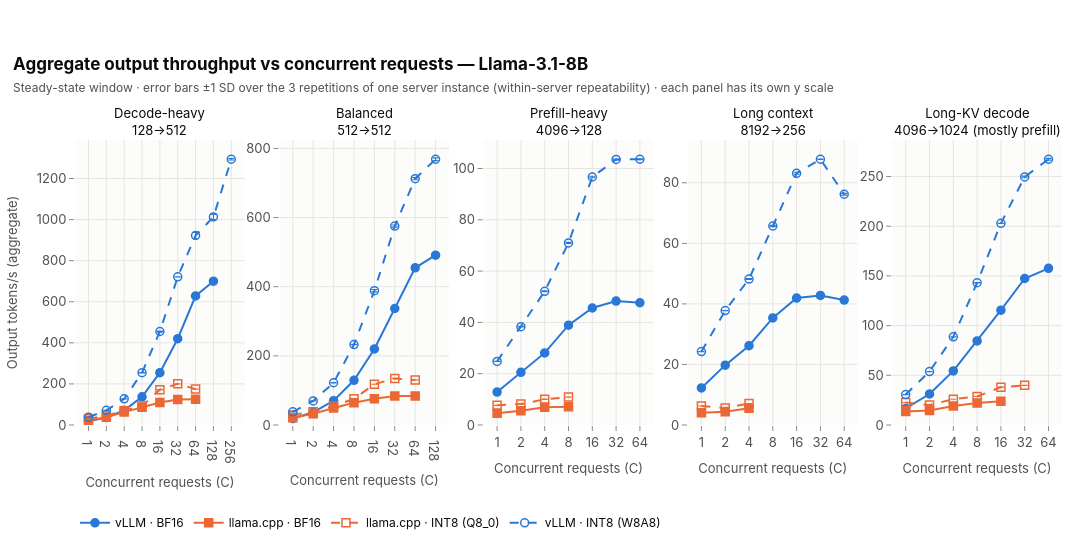

Notebook code cell kept with this figure:
### Markdown cell above
## 1. Aggregate throughput vs concurrency

### Code cell
fig = plots.concurrency_lines(
    primary, plots.Panel("output_tok_s_mean", "Output tokens/s (aggregate)", "tok/s"),
    title=f"Aggregate output throughput vs concurrent requests — {registry.model_label(MODEL)}",
    subtitle="Steady-state window · error bars ±1 SD over the 3 repetitions of one server instance (within-server repeatability) · each panel has its own y scale")
fig.show()
export_figure(fig, "throughput_vs_concurrency", source=NOTEBOOK,
              caption="Aggregate output tokens/s vs concurrent requests per workload (8B); vLLM keeps scaling, llama.cpp flattens early. Error bars: ±1 SD over the 3 repetitions of one server instance.")

### Figure 1 — Plotly figure (JSON) as saved in the notebook; plotly's stock layout.template omitted (floating-point values rounded to 4 significant figures)
{"data": [{"customdata": [[0.0312, 3.0], [0.02429, 3.0], [0.0506, 3.0], [0.03476, 3.0], [1.853, 3.0], [3.502, 3.0], [3.676, 3.0], [3.74, 3.0]], "error_y": {"array": [0.0312, 0.02429, 0.0506, 0.03476, 1.853, 3.502, 3.676, 3.74], "color": "#2a78d6", "thickness": 1.1, "type": "data", "width": 3}, "hovertemplate": "<b>vLLM · BF16</b><br>C = %{x}<br>Output tokens/s (aggregate): %{y:.3g} tok/s ± %{customdata[0]:.3g}<br>repetitions: %{customdata[1]}<extra></extra>", "legendgroup": "vllm_bf16", "line": {"color": "#2a78d6", "dash": "solid", "width": 2.0}, "marker": {"color": "#2a78d6", "line": {"color": "#2a78d6", "width": 1.5}, "size": 8, "symbol": "circle"}, "mode": "lines+markers", "name": "vLLM · BF16", "showlegend": true, "type": "scatter", "x": [1, 2, 4, 8, 16, 32, 64, 128], "xaxis": "x", "y": [18.49, 36.58, 71.36, 137.2, 254.8, 420.0, 628.2, 700.4], "yaxis": "y"}, {"customdata": [[0.01496, 3.0], [0.01004, 3.0], [0.08068, 3.0], [0.07585, 3.0], [0.1544, 3.0], [0.09718, 3.0], [0.03605, 3.0]], "error_y": {"array": [0.01496, 0.01004, 0.08068, 0.07585, 0.1544, 0.09718, 0.03605], "color": "#eb6834", "thickness": 1.1, "type": "data", "width": 3}, "hovertemplate": "<b>llama.cpp · BF16</b><br>C = %{x}<br>Output tokens/s (aggregate): %{y:.3g} tok/s ± %{customdata[0]:.3g}<br>repetitions: %{customdata[1]}<extra></extra>", "legendgroup": "llama_cpp_bf16", "line": {"color": "#eb6834", "dash": "solid", "width": 2.0}, "marker": {"color": "#eb6834", "line": {"color": "#eb6834", "width": 1.5}, "size": 8, "symbol": "square"}, "mode": "lines+markers", "name": "llama.cpp · BF16", "showlegend": true, "type": "scatter", "x": [1, 2, 4, 8, 16, 32, 64], "xaxis": "x", "y": [21.58, 38.07, 62.79, 86.6, 110.0, 124.5, 125.4], "yaxis": "y"}, {"customdata": [[0.01783, 3.0], [0.1006, 3.0], [0.04267, 3.0], [0.1355, 3.0], [0.2714, 3.0], [0.1703, 3.0], [0.7255, 3.0]], "error_y": {"array": [0.01783, 0.1006, 0.04267, 0.1355, 0.2714, 0.1703, 0.7255], "color": "#eb6834", "thickness": 1.1, "type": "data", "width": 3}, "hovertemplate": "<b>llama.cpp · INT8 (Q8_0)</b><br>C = %{x}<br>Output tokens/s (aggregate): %{y:.3g} tok/s ± %{customdata[0]:.3g}<br>repetitions: %{customdata[1]}<extra></extra>", "legendgroup": "llama_cpp_int8", "line": {"color": "#eb6834", "dash": "dash", "width": 2.0}, "marker": {"color": "#eb6834", "line": {"color": "#eb6834", "width": 1.5}, "size": 8, "symbol": "square-open"}, "mode": "lines+markers", "name": "llama.cpp · INT8 (Q8_0)", "showlegend": true, "type": "scatter", "x": [1, 2, 4, 8, 16, 32, 64], "xaxis": "x", "y": [30.2, 44.98, 69.66, 92.91, 171.9, 200.5, 174.8], "yaxis": "y"}, {"customdata": [[0.01922, 3.0], [0.06919, 3.0], [0.1448, 3.0], [0.9567, 3.0], [2.788, 3.0], [0.8458, 3.0], [15.44, 3.0], [12.51, 3.0], [4.004, 3.0]], "error_y": {"array": [0.01922, 0.06919, 0.1448, 0.9567, 2.788, 0.8458, 15.44, 12.51, 4.004], "color": "#2a78d6", "thickness": 1.1, "type": "data", "width": 3}, "hovertemplate": "<b>vLLM · INT8 (W8A8)</b><br>C = %{x}<br>Output tokens/s (aggregate): %{y:.3g} tok/s ± %{customdata[0]:.3g}<br>repetitions: %{customdata[1]}<extra></extra>", "legendgroup": "vllm_int8", "line": {"color": "#2a78d6", "dash": "dash", "width": 2.0}, "marker": {"color": "#2a78d6", "line": {"color": "#2a78d6", "width": 1.5}, "size": 8, "symbol": "circle-open"}, "mode": "lines+markers", "name": "vLLM · INT8 (W8A8)", "showlegend": true, "type": "scatter", "x": [1, 2, 4, 8, 16, 32, 64, 128, 256], "xaxis": "x", "y": [38.01, 71.33, 127.3, 254.7, 455.2, 721.2, 922.6, 1013.0, 1294.0], "yaxis": "y"}, {"customdata": [[0.03267, 3.0], [0.02732, 3.0], [0.0336, 3.0], [0.2749, 3.0], [0.2212, 3.0], [2.866, 3.0], [6.978, 3.0], [3.707, 3.0]], "error_y": {"array": [0.03267, 0.02732, 0.0336, 0.2749, 0.2212, 2.866, 6.978, 3.707], "color": "#2a78d6", "thickness": 1.1, "type": "data", "width": 3}, "hovertemplate": "<b>vLLM · BF16</b><br>C = %{x}<br>Output tokens/s (aggregate): %{y:.3g} tok/s ± %{customdata[0]:.3g}<br>repetitions: %{customdata[1]}<extra></extra>", "legendgroup": "vllm_bf16", "line": {"color": "#2a78d6", "dash": "solid", "width": 2.0}, "marker": {"color": "#2a78d6", "line": {"color": "#2a78d6", "width": 1.5}, "size": 8, "symbol": "circle"}, "mode": "lines+markers", "name": "vLLM · BF16", "showlegend": false, "type": "scatter", "x": [1, 2, 4, 8, 16, 32, 64, 128], "xaxis": "x2", "y": [18.67, 36.84, 70.49, 129.4, 220.0, 337.0, 454.8, 491.2], "yaxis": "y2"}, {"customdata": [[0.00268, 3.0], [0.01443, 3.0], [0.007448, 3.0], [0.0473, 3.0], [0.04967, 3.0], [0.1119, 3.0], [0.03301, 3.0]], "error_y": {"array": [0.00268, 0.01443, 0.007448, 0.0473, 0.04967, 0.1119, 0.03301], "color": "#eb6834", "thickness": 1.1, "type": "data", "width": 3}, "hovertemplate": "<b>llama.cpp · BF16</b><br>C = %{x}<br>Output tokens/s (aggregate): %{y:.3g} tok/s ± %{customdata[0]:.3g}<br>repetitions: %{customdata[1]}<extra></extra>", "legendgroup": "llama_cpp_bf16", "line": {"color": "#eb6834", "dash": "solid", "width": 2.0}, "marker": {"color": "#eb6834", "line": {"color": "#eb6834", "width": 1.5}, "size": 8, "symbol": "square"}, "mode": "lines+markers", "name": "llama.cpp · BF16", "showlegend": false, "type": "scatter", "x": [1, 2, 4, 8, 16, 32, 64], "xaxis": "x2", "y": [20.96, 32.49, 49.29, 64.6, 76.19, 84.1, 83.99], "yaxis": "y2"}, {"customdata": [[0.002239, 3.0], [0.03444, 3.0], [0.03493, 3.0], [0.06728, 3.0], [0.04877, 3.0], [0.322, 3.0], [0.1741, 3.0]], "error_y": {"array": [0.002239, 0.03444, 0.03493, 0.06728, 0.04877, 0.322, 0.1741], "color": "#eb6834", "thickness": 1.1, "type": "data", "width": 3}, "hovertemplate": "<b>llama.cpp · INT8 (Q8_0)</b><br>C = %{x}<br>Output tokens/s (aggregate): %{y:.3g} tok/s ± %{customdata[0]:.3g}<br>repetitions: %{customdata[1]}<extra></extra>", "legendgroup": "llama_cpp_int8", "line": {"color": "#eb6834", "dash": "dash", "width": 2.0}, "marker": {"color": "#eb6834", "line": {"color": "#eb6834", "width": 1.5}, "size": 8, "symbol": "square-open"}, "mode": "lines+markers", "name": "llama.cpp · INT8 (Q8_0)", "showlegend": false, "type": "scatter", "x": [1, 2, 4, 8, 16, 32, 64], "xaxis": "x2", "y": [28.73, 38.42, 54.99, 75.67, 117.8, 134.7, 130.3], "yaxis": "y2"}, {"customdata": [[0.08435, 3.0], [0.07121, 3.0], [0.4321, 3.0], [0.8051, 3.0], [3.355, 3.0], [3.081, 3.0], [3.065, 3.0], [3.865, 3.0]], "error_y": {"array": [0.08435, 0.07121, 0.4321, 0.8051, 3.355, 3.081, 3.065, 3.865], "color": "#2a78d6", "thickness": 1.1, "type": "data", "width": 3}, "hovertemplate": "<b>vLLM · INT8 (W8A8)</b><br>C = %{x}<br>Output tokens/s (aggregate): %{y:.3g} tok/s ± %{customdata[0]:.3g}<br>repetitions: %{customdata[1]}<extra></extra>", "legendgroup": "vllm_int8", "line": {"color": "#2a78d6", "dash": "dash", "width": 2.0}, "marker": {"color": "#2a78d6", "line": {"color": "#2a78d6", "width": 1.5}, "size": 8, "symbol": "circle-open"}, "mode": "lines+markers", "name": "vLLM · INT8 (W8A8)", "showlegend": false, "type": "scatter", "x": [1, 2, 4, 8, 16, 32, 64, 128], "xaxis": "x2", "y": [38.03, 69.71, 122.2, 232.7, 388.6, 575.4, 712.4, 768.7], "yaxis": "y2"}, {"customdata": [[0.01777, 3.0], [0.02356, 3.0], [0.2422, 3.0], [0.767, 3.0], [0.08457, 3.0], [0.08313, 3.0], [0.02294, 3.0]], "error_y": {"array": [0.01777, 0.02356, 0.2422, 0.767, 0.08457, 0.08313, 0.02294], "color": "#2a78d6", "thickness": 1.1, "type": "data", "width": 3}, "hovertemplate": "<b>vLLM · BF16</b><br>C = %{x}<br>Output tokens/s (aggregate): %{y:.3g} tok/s ± %{customdata[0]:.3g}<br>repetitions: %{customdata[1]}<extra></extra>", "legendgroup": "vllm_bf16", "line": {"color": "#2a78d6", "dash": "solid", "width": 2.0}, "marker": {"color": "#2a78d6", "line": {"color": "#2a78d6", "width": 1.5}, "size": 8, "symbol": "circle"}, "mode": "lines+markers", "name": "vLLM · BF16", "showlegend": false, "type": "scatter", "x": [1, 2, 4, 8, 16, 32, 64], "xaxis": "x3", "y": [12.84, 20.55, 28.11, 38.93, 45.62, 48.32, 47.66], "yaxis": "y3"}, {"customdata": [[0.00637, 3.0], [0.00892, 3.0], [0.003534, 3.0], [0.001356, 3.0]], "error_y": {"array": [0.00637, 0.00892, 0.003534, 0.001356], "color": "#eb6834", "thickness": 1.1, "type": "data", "width": 3}, "hovertemplate": "<b>llama.cpp · BF16</b><br>C = %{x}<br>Output tokens/s (aggregate): %{y:.3g} tok/s ± %{customdata[0]:.3g}<br>repetitions: %{customdata[1]}<extra></extra>", "legendgroup": "llama_cpp_bf16", "line": {"color": "#eb6834", "dash": "solid", "width": 2.0}, "marker": {"color": "#eb6834", "line": {"color": "#eb6834", "width": 1.5}, "size": 8, "symbol": "square"}, "mode": "lines+markers", "name": "llama.cpp · BF16", "showlegend": false, "type": "scatter", "x": [1, 2, 4, 8], "xaxis": "x3", "y": [4.589, 5.565, 6.898, 7.132], "yaxis": "y3"}, {"customdata": [[0.002077, 3.0], [0.01553, 3.0], [0.0605, 3.0], [0.005366, 3.0]], "error_y": {"array": [0.002077, 0.01553, 0.0605, 0.005366], "color": "#eb6834", "thickness": 1.1, "type": "data", "width": 3}, "hovertemplate": "<b>llama.cpp · INT8 (Q8_0)</b><br>C = %{x}<br>Output tokens/s (aggregate): %{y:.3g} tok/s ± %{customdata[0]:.3g}<br>repetitions: %{customdata[1]}<extra></extra>", "legendgroup": "llama_cpp_int8", "line": {"color": "#eb6834", "dash": "dash", "width": 2.0}, "marker": {"color": "#eb6834", "line": {"color": "#eb6834", "width": 1.5}, "size": 8, "symbol": "square-open"}, "mode": "lines+markers", "name": "llama.cpp · INT8 (Q8_0)", "showlegend": false, "type": "scatter", "x": [1, 2, 4, 8], "xaxis": "x3", "y": [7.657, 8.171, 10.03, 10.89], "yaxis": "y3"}, {"customdata": [[0.004287, 3.0], [0.14, 3.0], [0.1487, 3.0], [0.218, 3.0], [0.312, 3.0], [0.1736, 3.0], [0.2065, 3.0]], "error_y": {"array": [0.004287, 0.14, 0.1487, 0.218, 0.312, 0.1736, 0.2065], "color": "#2a78d6", "thickness": 1.1, "type": "data", "width": 3}, "hovertemplate": "<b>vLLM · INT8 (W8A8)</b><br>C = %{x}<br>Output tokens/s (aggregate): %{y:.3g} tok/s ± %{customdata[0]:.3g}<br>repetitions: %{customdata[1]}<extra></extra>", "legendgroup": "vllm_int8", "line": {"color": "#2a78d6", "dash": "dash", "width": 2.0}, "marker": {"color": "#2a78d6", "line": {"color": "#2a78d6", "width": 1.5}, "size": 8, "symbol": "circle-open"}, "mode": "lines+markers", "name": "vLLM · INT8 (W8A8)", "showlegend": false, "type": "scatter", "x": [1, 2, 4, 8, 16, 32, 64], "xaxis": "x3", "y": [24.81, 38.33, 52.13, 70.98, 96.69, 103.5, 103.6], "yaxis": "y3"}, {"customdata": [[0.005154, 3.0], [0.03443, 3.0], [0.06085, 3.0], [0.04188, 3.0], [0.03011, 3.0], [0.05367, 3.0], [0.1135, 3.0]], "error_y": {"array": [0.005154, 0.03443, 0.06085, 0.04188, 0.03011, 0.05367, 0.1135], "color": "#2a78d6", "thickness": 1.1, "type": "data", "width": 3}, "hovertemplate": "<b>vLLM · BF16</b><br>C = %{x}<br>Output tokens/s (aggregate): %{y:.3g} tok/s ± %{customdata[0]:.3g}<br>repetitions: %{customdata[1]}<extra></extra>", "legendgroup": "vllm_bf16", "line": {"color": "#2a78d6", "dash": "solid", "width": 2.0}, "marker": {"color": "#2a78d6", "line": {"color": "#2a78d6", "width": 1.5}, "size": 8, "symbol": "circle"}, "mode": "lines+markers", "name": "vLLM · BF16", "showlegend": false, "type": "scatter", "x": [1, 2, 4, 8, 16, 32, 64], "xaxis": "x4", "y": [12.24, 19.77, 26.2, 35.38, 41.94, 42.79, 41.27], "yaxis": "y4"}, {"customdata": [[0.0002364, 3.0], [0.006005, 3.0], [0.00051, 3.0]], "error_y": {"array": [0.0002364, 0.006005, 0.00051], "color": "#eb6834", "thickness": 1.1, "type": "data", "width": 3}, "hovertemplate": "<b>llama.cpp · BF16</b><br>C = %{x}<br>Output tokens/s (aggregate): %{y:.3g} tok/s ± %{customdata[0]:.3g}<br>repetitions: %{customdata[1]}<extra></extra>", "legendgroup": "llama_cpp_bf16", "line": {"color": "#eb6834", "dash": "solid", "width": 2.0}, "marker": {"color": "#eb6834", "line": {"color": "#eb6834", "width": 1.5}, "size": 8, "symbol": "square"}, "mode": "lines+markers", "name": "llama.cpp · BF16", "showlegend": false, "type": "scatter", "x": [1, 2, 4], "xaxis": "x4", "y": [4.055, 4.416, 5.56], "yaxis": "y4"}, {"customdata": [[0.005089, 3.0], [0.00203, 3.0], [0.00802, 3.0]], "error_y": {"array": [0.005089, 0.00203, 0.00802], "color": "#eb6834", "thickness": 1.1, "type": "data", "width": 3}, "hovertemplate": "<b>llama.cpp · INT8 (Q8_0)</b><br>C = %{x}<br>Output tokens/s (aggregate): %{y:.3g} tok/s ± %{customdata[0]:.3g}<br>repetitions: %{customdata[1]}<extra></extra>", "legendgroup": "llama_cpp_int8", "line": {"color": "#eb6834", "dash": "dash", "width": 2.0}, "marker": {"color": "#eb6834", "line": {"color": "#eb6834", "width": 1.5}, "size": 8, "symbol": "square-open"}, "mode": "lines+markers", "name": "llama.cpp · INT8 (Q8_0)", "showlegend": false, "type": "scatter", "x": [1, 2, 4], "xaxis": "x4", "y": [6.26, 5.614, 7.103], "yaxis": "y4"}, {"customdata": [[0.01365, 3.0], [0.02521, 3.0], [0.1676, 3.0], [0.1925, 3.0], [0.323, 3.0], [0.04941, 3.0], [0.2893, 3.0]], "error_y": {"array": [0.01365, 0.02521, 0.1676, 0.1925, 0.323, 0.04941, 0.2893], "color": "#2a78d6", "thickness": 1.1, "type": "data", "width": 3}, "hovertemplate": "<b>vLLM · INT8 (W8A8)</b><br>C = %{x}<br>Output tokens/s (aggregate): %{y:.3g} tok/s ± %{customdata[0]:.3g}<br>repetitions: %{customdata[1]}<extra></extra>", "legendgroup": "vllm_int8", "line": {"color": "#2a78d6", "dash": "dash", "width": 2.0}, "marker": {"color": "#2a78d6", "line": {"color": "#2a78d6", "width": 1.5}, "size": 8, "symbol": "circle-open"}, "mode": "lines+markers", "name": "vLLM · INT8 (W8A8)", "showlegend": false, "type": "scatter", "x": [1, 2, 4, 8, 16, 32, 64], "xaxis": "x4", "y": [24.25, 37.81, 48.21, 65.73, 83.15, 87.78, 76.22], "yaxis": "y4"}, {"customdata": [[0.006609, 3.0], [0.03079, 3.0], [0.03434, 3.0], [0.1268, 3.0], [0.3817, 3.0], [0.4812, 3.0], [1.332, 3.0]], "error_y": {"array": [0.006609, 0.03079, 0.03434, 0.1268, 0.3817, 0.4812, 1.332], "color": "#2a78d6", "thickness": 1.1, "type": "data", "width": 3}, "hovertemplate": "<b>vLLM · BF16</b><br>C = %{x}<br>Output tokens/s (aggregate): %{y:.3g} tok/s ± %{customdata[0]:.3g}<br>repetitions: %{customdata[1]}<extra></extra>", "legendgroup": "vllm_bf16", "line": {"color": "#2a78d6", "dash": "solid", "width": 2.0}, "marker": {"color": "#2a78d6", "line": {"color": "#2a78d6", "width": 1.5}, "size": 8, "symbol": "circle"}, "mode": "lines+markers", "name": "vLLM · BF16", "showlegend": false, "type": "scatter", "x": [1, 2, 4, 8, 16, 32, 64], "xaxis": "x5", "y": [16.67, 31.19, 54.39, 84.61, 115.5, 147.4, 157.6], "yaxis": "y5"}, {"customdata": [[0.5928, 3.0], [0.02069, 3.0], [0.8145, 3.0], [0.3644, 3.0], [0.3884, 3.0]], "error_y": {"array": [0.5928, 0.02069, 0.8145, 0.3644, 0.3884], "color": "#eb6834", "thickness": 1.1, "type": "data", "width": 3}, "hovertemplate": "<b>llama.cpp · BF16</b><br>C = %{x}<br>Output tokens/s (aggregate): %{y:.3g} tok/s ± %{customdata[0]:.3g}<br>repetitions: %{customdata[1]}<extra></extra>", "legendgroup": "llama_cpp_bf16", "line": {"color": "#eb6834", "dash": "solid", "width": 2.0}, "marker": {"color": "#eb6834", "line": {"color": "#eb6834", "width": 1.5}, "size": 8, "symbol": "square"}, "mode": "lines+markers", "name": "llama.cpp · BF16", "showlegend": false, "type": "scatter", "x": [1, 2, 4, 8, 16], "xaxis": "x5", "y": [13.5, 14.7, 19.18, 22.12, 23.81], "yaxis": "y5"}, {"customdata": [[0.02812, 3.0], [0.452, 3.0], [0.006971, 3.0], [0.01215, 3.0], [0.09138, 3.0], [0.01717, 3.0]], "error_y": {"array": [0.02812, 0.452, 0.006971, 0.01215, 0.09138, 0.01717], "color": "#eb6834", "thickness": 1.1, "type": "data", "width": 3}, "hovertemplate": "<b>llama.cpp · INT8 (Q8_0)</b><br>C = %{x}<br>Output tokens/s (aggregate): %{y:.3g} tok/s ± %{customdata[0]:.3g}<br>repetitions: %{customdata[1]}<extra></extra>", "legendgroup": "llama_cpp_int8", "line": {"color": "#eb6834", "dash": "dash", "width": 2.0}, "marker": {"color": "#eb6834", "line": {"color": "#eb6834", "width": 1.5}, "size": 8, "symbol": "square-open"}, "mode": "lines+markers", "name": "llama.cpp · INT8 (Q8_0)", "showlegend": false, "type": "scatter", "x": [1, 2, 4, 8, 16, 32], "xaxis": "x5", "y": [22.62, 20.12, 25.96, 28.72, 38.06, 39.92], "yaxis": "y5"}, {"customdata": [[0.001888, 3.0], [0.05225, 3.0], [0.08447, 3.0], [0.2181, 3.0], [0.06971, 3.0], [0.8294, 3.0], [0.8893, 3.0]], "error_y": {"array": [0.001888, 0.05225, 0.08447, 0.2181, 0.06971, 0.8294, 0.8893], "color": "#2a78d6", "thickness": 1.1, "type": "data", "width": 3}, "hovertemplate": "<b>vLLM · INT8 (W8A8)</b><br>C = %{x}<br>Output tokens/s (aggregate): %{y:.3g} tok/s ± %{customdata[0]:.3g}<br>repetitions: %{customdata[1]}<extra></extra>", "legendgroup": "vllm_int8", "line": {"color": "#2a78d6", "dash": "dash", "width": 2.0}, "marker": {"color": "#2a78d6", "line": {"color": "#2a78d6", "width": 1.5}, "size": 8, "symbol": "circle-open"}, "mode": "lines+markers", "name": "vLLM · INT8 (W8A8)", "showlegend": false, "type": "scatter", "x": [1, 2, 4, 8, 16, 32, 64], "xaxis": "x5", "y": [30.6, 53.78, 88.73, 143.1, 203.0, 249.6, 267.4], "yaxis": "y5"}], "layout": {"annotations": [{"font": {"color": "#0b0b0b", "size": 13}, "showarrow": false, "text": "Decode-heavy<br>128→512", "x": 0.086, "xanchor": "center", "xref": "paper", "y": 1.0, "yanchor": "bottom", "yref": "paper"}, {"font": {"color": "#0b0b0b", "size": 13}, "showarrow": false, "text": "Balanced<br>512→512", "x": 0.293, "xanchor": "center", "xref": "paper", "y": 1.0, "yanchor": "bottom", "yref": "paper"}, {"font": {"color": "#0b0b0b", "size": 13}, "showarrow": false, "text": "Prefill-heavy<br>4096→128", "x": 0.5, "xanchor": "center", "xref": "paper", "y": 1.0, "yanchor": "bottom", "yref": "paper"}, {"font": {"color": "#0b0b0b", "size": 13}, "showarrow": false, "text": "Long context<br>8192→256", "x": 0.707, "xanchor": "center", "xref": "paper", "y": 1.0, "yanchor": "bottom", "yref": "paper"}, {"font": {"color": "#0b0b0b", "size": 13}, "showarrow": false, "text": "Long-KV decode<br>4096→1024 (mostly prefill)", "x": 0.914, "xanchor": "center", "xref": "paper", "y": 1.0, "yanchor": "bottom", "yref": "paper"}], "height": 540, "title": {"text": "<b>Aggregate output throughput vs concurrent requests — Llama-3.1-8B</b><br><span style='font-size:12px;color:#52514e'>Steady-state window · error bars ±1 SD over the 3 repetitions of one server instance (within-server repeatability) · each panel has its own y scale</span>"}, "width": 1100, "xaxis": {"anchor": "y", "domain": [0.0, 0.172], "ticktext": ["1", "2", "4", "8", "16", "32", "64", "128", "256"], "tickvals": [1, 2, 4, 8, 16, 32, 64, 128, 256], "title": {"text": "Concurrent requests (C)"}, "type": "log"}, "xaxis2": {"anchor": "y2", "domain": [0.207, 0.379], "ticktext": ["1", "2", "4", "8", "16", "32", "64", "128", "256"], "tickvals": [1, 2, 4, 8, 16, 32, 64, 128, 256], "title": {"text": "Concurrent requests (C)"}, "type": "log"}, "xaxis3": {"anchor": "y3", "domain": [0.414, 0.586], "ticktext": ["1", "2", "4", "8", "16", "32", "64", "128", "256"], "tickvals": [1, 2, 4, 8, 16, 32, 64, 128, 256], "title": {"text": "Concurrent requests (C)"}, "type": "log"}, "xaxis4": {"anchor": "y4", "domain": [0.621, 0.793], "ticktext": ["1", "2", "4", "8", "16", "32", "64", "128", "256"], "tickvals": [1, 2, 4, 8, 16, 32, 64, 128, 256], "title": {"text": "Concurrent requests (C)"}, "type": "log"}, "xaxis5": {"anchor": "y5", "domain": [0.828, 1.0], "ticktext": ["1", "2", "4", "8", "16", "32", "64", "128", "256"], "tickvals": [1, 2, 4, 8, 16, 32, 64, 128, 256], "title": {"text": "Concurrent requests (C)"}, "type": "log"}, "yaxis": {"anchor": "x", "domain": [0.0, 1.0], "rangemode": "tozero", "title": {"text": "Output tokens/s (aggregate)"}, "type": "linear"}, "yaxis2": {"anchor": "x2", "domain": [0.0, 1.0], "rangemode": "tozero", "type": "linear"}, "yaxis3": {"anchor": "x3", "domain": [0.0, 1.0], "rangemode": "tozero", "type": "linear"}, "yaxis4": {"anchor": "x4", "domain": [0.0, 1.0], "rangemode": "tozero", "type": "linear"}, "yaxis5": {"anchor": "x5", "domain": [0.0, 1.0], "rangemode": "tozero", "type": "linear"}}}
